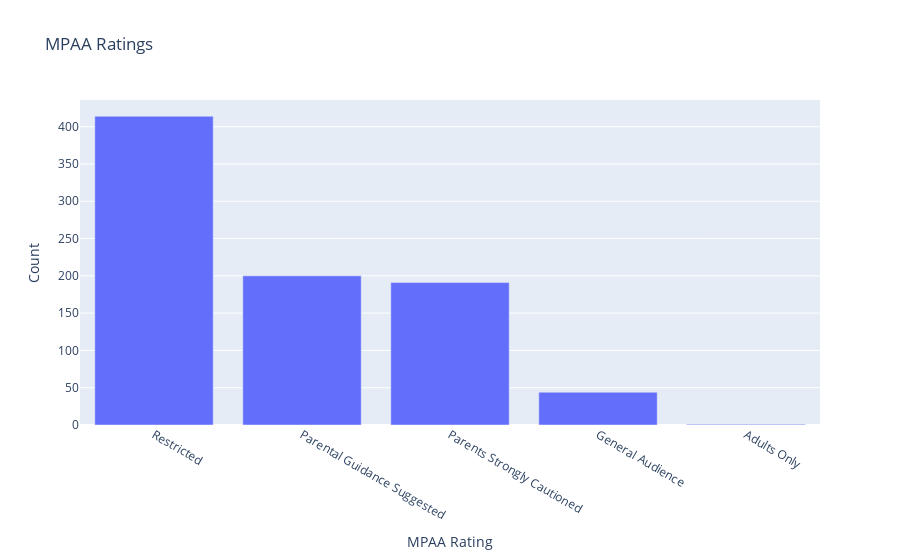

The code cell stored with this chart in its notebook:
### Markdown cell above
## How are mpaa ratings distributed across the dataset?

### Code cell
mpaa_categorie_counts = movies['mpaaa_cat'].value_counts()
fig = px.bar(mpaa_categorie_counts, x=mpaa_categorie_counts.index, y=mpaa_categorie_counts.values, title='MPAA Ratings')
fig.update_layout(xaxis_title='MPAA Rating', yaxis_title='Count')
fig.show()

### Figure 1 — Plotly figure (JSON) as saved in the notebook; plotly's stock layout.template omitted (floating-point values rounded to 4 significant figures)
{"data": [{"hovertemplate": "mpaaa_cat=%{x}<br>y=%{y}<extra></extra>", "legendgroup": "", "marker": {"color": "#636efa", "pattern": {"shape": ""}}, "name": "", "orientation": "v", "showlegend": false, "textposition": "auto", "type": "bar", "x": ["Restricted", "Parental Guidance Suggested", "Parents Strongly Cautioned", "General Audience", "Adults Only"], "xaxis": "x", "y": [414, 200, 191, 44, 1], "yaxis": "y"}], "layout": {"barmode": "relative", "legend": {"tracegroupgap": 0}, "title": {"text": "MPAA Ratings"}, "xaxis": {"anchor": "y", "domain": [0, 1], "title": {"text": "MPAA Rating"}}, "yaxis": {"anchor": "x", "domain": [0, 1], "title": {"text": "Count"}}}}
